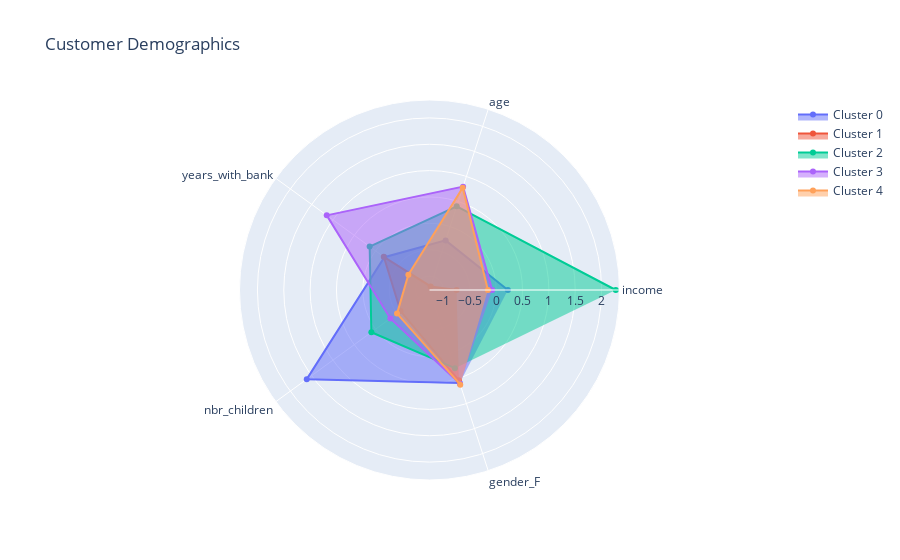

Notebook source saved alongside this figure:
### Code cell
## For all clusters
Categories = ['income', 'age', 'years_with_bank', 'nbr_children', 'gender_F ']
data = []
for i in range(5):
    data.append(go.Scatterpolar(
        r=df_means[Categories].iloc[i].tolist(),
        theta=Categories,
        fill='toself',
        name='Cluster ' + str(i)
    ))
# define the layout
layout = go.Layout(
    polar=dict(
        radialaxis=dict(
            visible=True,
            
        )
    ),
    showlegend=True,
    title='Customer Demographics'
)

# display the radar charts
fig = go.Figure(data=data, layout=layout)
fig.show()

### Figure 1 — Plotly figure (JSON) as saved in the notebook; plotly's stock layout.template omitted (floating-point values rounded to 4 significant figures)
{"data": [{"fill": "toself", "name": "Cluster 0", "r": [0.2222, -0.2753, -0.2059, 1.613, 0.5909], "theta": ["income", "age", "years_with_bank", "nbr_children", "gender_F "], "type": "scatterpolar"}, {"fill": "toself", "name": "Cluster 1", "r": [-0.7509, -1.193, -0.1925, -0.5851, 0.5373], "theta": ["income", "age", "years_with_bank", "nbr_children", "gender_F "], "type": "scatterpolar"}, {"fill": "toself", "name": "Cluster 2", "r": [2.269, 0.406, 0.139, 0.09855, 0.2941], "theta": ["income", "age", "years_with_bank", "nbr_children", "gender_F "], "type": "scatterpolar"}, {"fill": "toself", "name": "Cluster 3", "r": [-0.07567, 0.7973, 1.145, -0.346, 0.6049], "theta": ["income", "age", "years_with_bank", "nbr_children", "gender_F "], "type": "scatterpolar"}, {"fill": "toself", "name": "Cluster 4", "r": [-0.1561, 0.7744, -0.7688, -0.5027, 0.6235], "theta": ["income", "age", "years_with_bank", "nbr_children", "gender_F "], "type": "scatterpolar"}], "layout": {"autosize": true, "polar": {"angularaxis": {"type": "category"}, "radialaxis": {"autorange": true, "range": [-1.351, 2.426], "type": "linear", "visible": true}}, "showlegend": true, "title": {"text": "Customer Demographics"}}}
